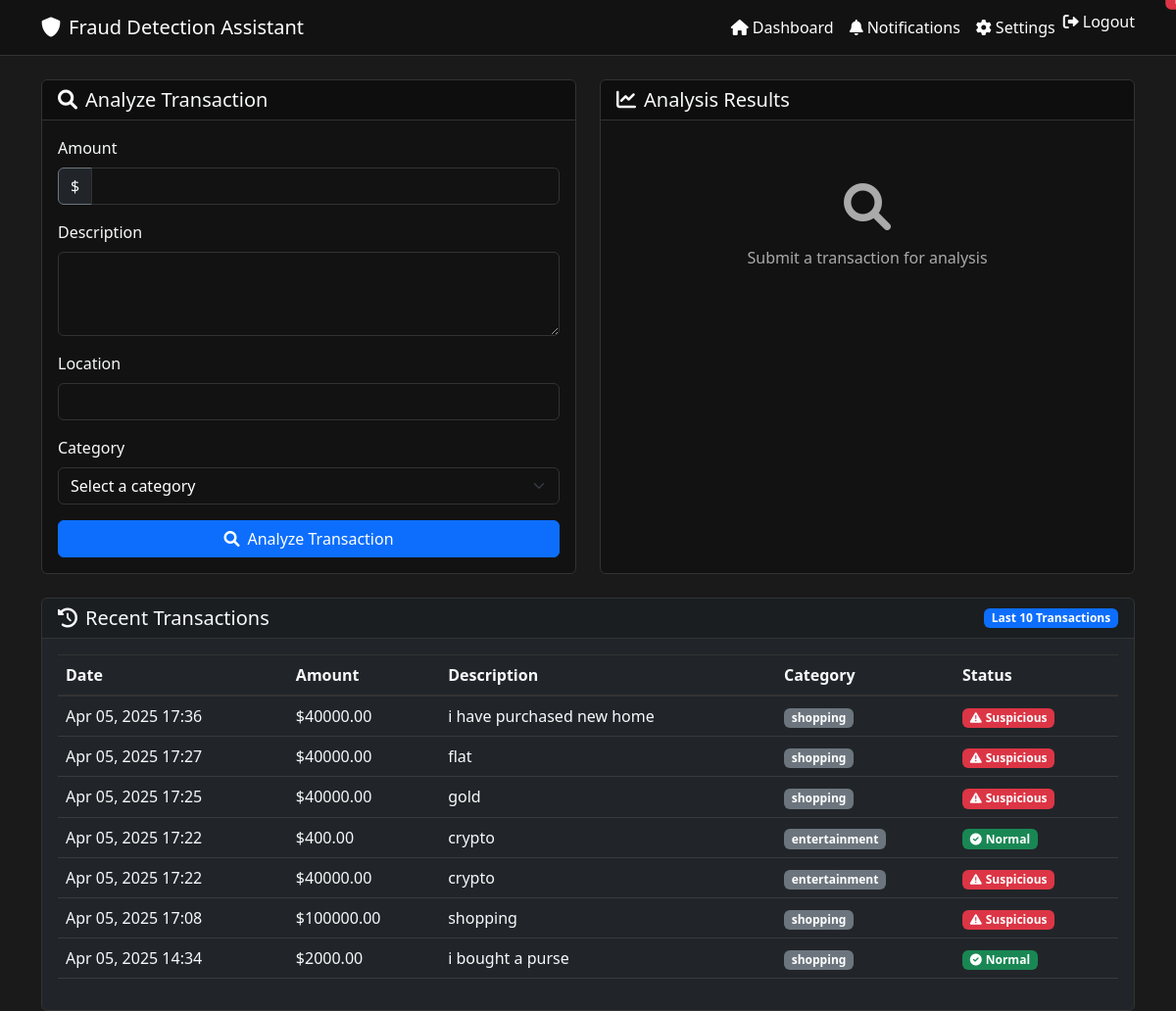
/ (signed in), run on the app's committed database.
### core/models.py (models this page shows, shortened)
class Transaction(models.Model):
    user = models.ForeignKey(User, on_delete=models.CASCADE)
    amount = models.DecimalField(max_digits=10, decimal_places=2)
    description = models.TextField()
    timestamp = models.DateTimeField(default=timezone.now)
    is_suspicious = models.BooleanField(default=False)
    location = models.CharField(max_length=100, blank=True)
    category = models.CharField(max_length=50, blank=True)

### core/views.py (the view)
# urls.py: path('', views.dashboard, name='dashboard'),
@login_required
def dashboard(request):
    user_profile = UserProfile.objects.get_or_create(user=request.user)[0]
    recent_transactions = Transaction.objects.filter(user=request.user).order_by('-timestamp')[:10]
    unread_notifications = Notification.objects.filter(user=request.user, is_read=False).count()
    context = {
        'transactions': recent_transactions,
        'unread_notifications': unread_notifications,
        'user_profile': user_profile,
    }
    return render(request, 'core/dashboard.html', context)

### templates/core/dashboard.html (shortened to what this page needs)
{% extends 'core/base.html' %}
{% block content %}
<div class="row mb-4">
    <div class="col-md-6">
        <div class="card h-100">
            <div class="card-header">
                <h5 class="card-title mb-0 text-light">
                    <i class="fas fa-search me-2"></i>Analyze Transaction
                </h5>
            </div>
            <div class="card-body">
                <form id="transactionForm">
                    <div class="mb-3">
                        <label for="amount" class="form-label text-light">Amount</label>
                        <div class="input-group">
                            <span class="input-group-text bg-dark text-light border-secondary">$</span>
                            <input type="number" class="form-control" id="amount" name="amount" step="0.01" required>
                        </div>
                    </div>
                    <div class="mb-3">
                        <label for="description" class="form-label text-light">Description</label>
                        <textarea class="form-control" id="description" name="description" rows="3" required></textarea>
                    </div>
                    <div class="mb-3">
                        <label for="location" class="form-label text-light">Location</label>
                        <input type="text" class="form-control" id="location" name="location">
                    </div>
                    <div class="mb-3">
                        <label for="category" class="form-label text-light">Category</label>
                        <select class="form-select" id="category" name="category">
                            <option value="">Select a category</option>
                        </select>
                    </div>
                    <button type="submit" class="btn btn-primary w-100">
                        <i class="fas fa-search me-2"></i>Analyze Transaction
                    </button>
                </form>
            </div>
        </div>
    </div>
    <div class="col-md-6">
        <div class="card h-100">
            <div class="card-header">
                <h5 class="card-title mb-0 text-light">
                    <i class="fas fa-chart-line me-2"></i>Analysis Results
                </h5>
            </div>
            <div class="card-body">
                <div id="analysisResult" class="text-center py-5">
                    <i class="fas fa-search fa-3x text-muted mb-3"></i>
                    <p class="text-muted">Submit a transaction for analysis</p>
                </div>
            </div>
        </div>
    </div>
</div>
<div class="card bg-dark">
    <div class="card-header d-flex justify-content-between align-items-center">
        <h5 class="card-title mb-0 text-light">
            <i class="fas fa-history me-2"></i>Recent Transactions
        </h5>
        <span class="badge bg-primary">Last 10 Transactions</span>
    </div>
    <div class="card-body">
        <div class="table-responsive">
            <table class="table table-hover table-dark">
                <thead>
                    <tr>
                        <th class="text-light">Date</th>
                        <th class="text-light">Amount</th>
                        <th class="text-light">Description</th>
                        <th class="text-light">Category</th>
                        <th class="text-light">Status</th>
                    </tr>
                </thead>
                <tbody>
                    {% for transaction in transactions %}
                    <tr>
                        <td class="text-light">{{ transaction.timestamp|date:"M d, Y H:i" }}</td>
                        <td class="text-light">${{ transaction.amount }}</td>
                        <td class="text-light">{{ transaction.description }}</td>
                        <td>
                            <span class="badge bg-secondary">{{ transaction.category|default:"-" }}</span>
                        </td>
                        <td>
                            {% if transaction.is_suspicious %}
                            <span class="badge bg-danger">
                                <i class="fas fa-exclamation-triangle me-1"></i>Suspicious
                            </span>
                            {% else %}
                            <span class="badge bg-success">
                                <i class="fas fa-check-circle me-1"></i>Normal
                            </span>
                            {% endif %}
                        </td>
                    </tr>
                    {% endfor %}
                </tbody>
            </table>
        </div>
    </div>
</div>
{% endblock %}

### templates/core/base.html (style rules this page uses)
:root { --bg-dark: #1a1a1a; --bg-darker: #121212; --text-light: #ffffff; --text-muted: #aaaaaa; --primary: #0d6efd; --success: #198754; --danger: #dc3545; --warning: #ffc107; }
body { background-color: var(--bg-dark); color: var(--text-light); min-height: 100vh; }
.card { background-color: var(--bg-darker); border: 1px solid #333; }
.card-header { border-bottom: 1px solid #333; background-color: rgba(0, 0, 0, 0.2); }
.table { color: var(--text-light); }
.table thead th { border-bottom: 2px solid #333; color: var(--text-light); }
.table td, .table th { border-top: 1px solid #333; color: var(--text-light); }
.form-control { background-color: var(--bg-darker); border: 1px solid #333; color: var(--text-light); }
.form-select { background-color: var(--bg-darker); border: 1px solid #333; color: var(--text-light); }
.form-label { color: var(--text-light); }
.text-muted { color: var(--text-muted) !important; }

### data on the page
Transaction: is_suspicious True (drawn)
Transaction: is_suspicious True (drawn)
Transaction: is_suspicious True (drawn)
Transaction: is_suspicious False (drawn)
Transaction: is_suspicious True (drawn)
Transaction: is_suspicious True (drawn)
Transaction: is_suspicious False (drawn)
